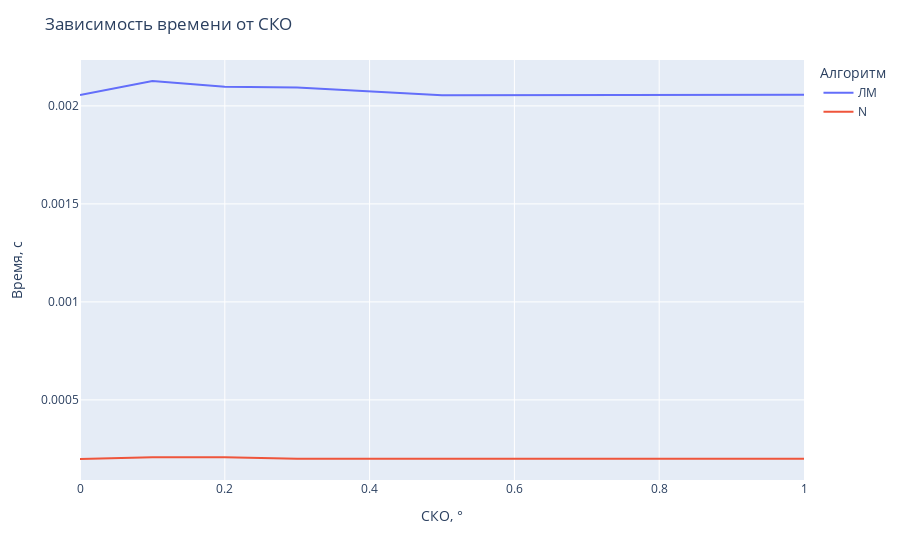

Here is the notebook cell this chart was saved with:
### Code cell
fig = px.line(result_df, x="СКО", y="t", color='Алгоритм')
fig.update_layout(
    title='Зависимость времени от СКО',
    xaxis_title="CКО, °",
    yaxis_title="Время, с",
)
fig.show()

### Figure 1 — Plotly figure (JSON) as saved in the notebook; plotly's stock layout.template omitted (floating-point values rounded to 4 significant figures)
{"data": [{"hovertemplate": "Алгоритм=ЛМ<br>СКО=%{x}<br>t=%{y}<extra></extra>", "legendgroup": "ЛМ", "line": {"color": "#636efa", "dash": "solid"}, "mode": "lines", "name": "ЛМ", "orientation": "v", "showlegend": true, "type": "scatter", "x": [0, 0.1, 0.2, 0.3, 0.5, 1], "xaxis": "x", "y": [0.002056, 0.002127, 0.002097, 0.002094, 0.002054, 0.002057], "yaxis": "y"}, {"hovertemplate": "Алгоритм=N<br>СКО=%{x}<br>t=%{y}<extra></extra>", "legendgroup": "N", "line": {"color": "#EF553B", "dash": "solid"}, "mode": "lines", "name": "N", "orientation": "v", "showlegend": true, "type": "scatter", "x": [0, 0.1, 0.2, 0.3, 0.5, 1], "xaxis": "x", "y": [0.0001984, 0.000207, 0.0002068, 0.0001996, 0.0001999, 0.0001994], "yaxis": "y"}], "layout": {"legend": {"title": {"text": "Алгоритм"}, "tracegroupgap": 0}, "margin": {"t": 60}, "title": {"text": "Зависимость времени от СКО"}, "xaxis": {"anchor": "y", "domain": [0, 1], "title": {"text": "CКО, °"}}, "yaxis": {"anchor": "x", "domain": [0, 1], "title": {"text": "Время, с"}}}}
